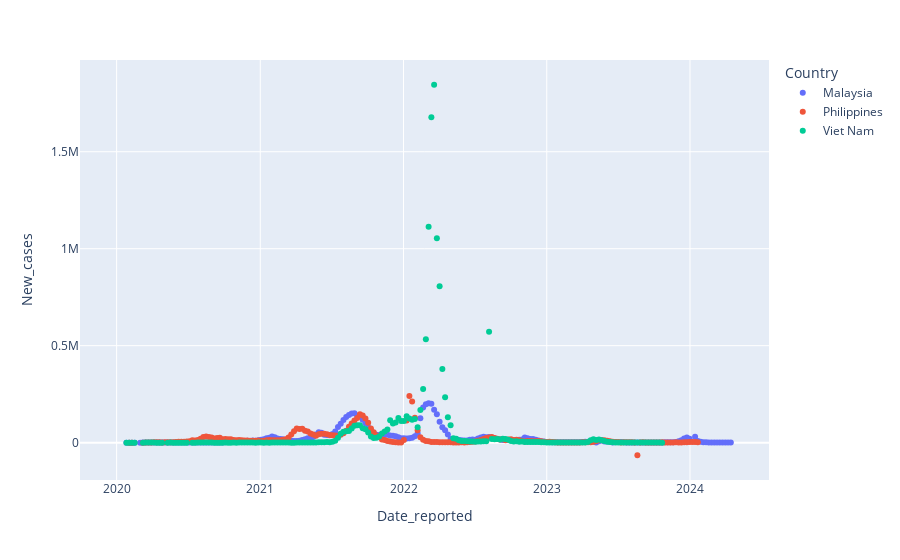

The notebook cell this image was saved under:
### Code cell
fig = px.scatter(analysis_df, 
              x='Date_reported', y='New_cases', 
              color='Country',
             log_y=False)

fig.show()

### Figure 1 — Plotly figure (JSON) as saved in the notebook; plotly's stock layout.template omitted (floating-point values rounded to 4 significant figures; data arrays with more than 128 entries replaced by an {"elided": "..."} marker saying what was removed)
{"data": [{"hovertemplate": "Country=Malaysia<br>Date_reported=%{x}<br>New_cases=%{y}<extra></extra>", "legendgroup": "Malaysia", "marker": {"color": "#636efa", "symbol": "circle"}, "mode": "markers", "name": "Malaysia", "orientation": "v", "showlegend": true, "type": "scatter", "x": {"elided": "224 str values"}, "xaxis": "x", "y": {"elided": "224 int values"}, "yaxis": "y"}, {"hovertemplate": "Country=Philippines<br>Date_reported=%{x}<br>New_cases=%{y}<extra></extra>", "legendgroup": "Philippines", "marker": {"color": "#EF553B", "symbol": "circle"}, "mode": "markers", "name": "Philippines", "orientation": "v", "showlegend": true, "type": "scatter", "x": {"elided": "224 str values"}, "xaxis": "x", "y": {"elided": "224 int values"}, "yaxis": "y"}, {"hovertemplate": "Country=Viet Nam<br>Date_reported=%{x}<br>New_cases=%{y}<extra></extra>", "legendgroup": "Viet Nam", "marker": {"color": "#00cc96", "symbol": "circle"}, "mode": "markers", "name": "Viet Nam", "orientation": "v", "showlegend": true, "type": "scatter", "x": {"elided": "224 str values"}, "xaxis": "x", "y": {"elided": "224 int values"}, "yaxis": "y"}], "layout": {"legend": {"title": {"text": "Country"}, "tracegroupgap": 0}, "margin": {"t": 60}, "xaxis": {"anchor": "y", "domain": [0, 1], "title": {"text": "Date_reported"}}, "yaxis": {"anchor": "x", "domain": [0, 1], "title": {"text": "New_cases"}}}}
